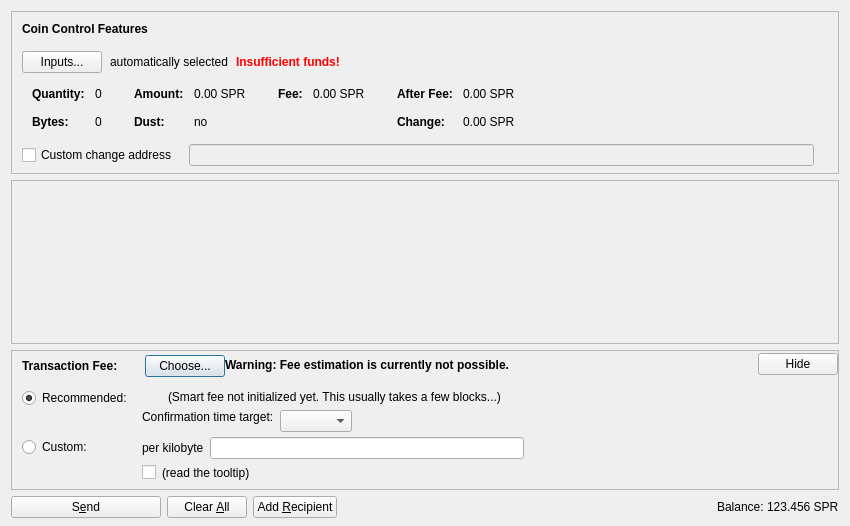
<?xml version="1.0" encoding="UTF-8"?>
<ui version="4.0">
 <class>SendCoinsDialog</class>
 <widget class="QDialog" name="SendCoinsDialog">
  <property name="geometry">
   <rect>
    <x>0</x>
    <y>0</y>
    <width>850</width>
    <height>526</height>
   </rect>
  </property>
  <property name="windowTitle">
   <string>Send Coins</string>
  </property>
  <layout class="QVBoxLayout" name="verticalLayout" stretch="0,1,0,0">
   <property name="bottomMargin">
    <number>8</number>
   </property>
   <item>
    <widget class="QFrame" name="frameCoinControl">
     <property name="sizePolicy">
      <sizepolicy hsizetype="Expanding" vsizetype="Expanding">
       <horstretch>0</horstretch>
       <verstretch>0</verstretch>
      </sizepolicy>
     </property>
     <property name="maximumSize">
      <size>
       <width>16777215</width>
       <height>16777215</height>
      </size>
     </property>
     <property name="frameShape">
      <enum>QFrame::StyledPanel</enum>
     </property>
     <property name="frameShadow">
      <enum>QFrame::Sunken</enum>
     </property>
     <layout class="QVBoxLayout" name="verticalLayoutCoinControl2">
      <property name="spacing">
       <number>0</number>
      </property>
      <property name="leftMargin">
       <number>0</number>
      </property>
      <property name="topMargin">
       <number>0</number>
      </property>
      <property name="rightMargin">
       <number>0</number>
      </property>
      <property name="bottomMargin">
       <number>6</number>
      </property>
      <item>
       <layout class="QVBoxLayout" name="verticalLayoutCoinControl" stretch="0,0,0,0,1">
        <property name="spacing">
         <number>0</number>
        </property>
        <property name="leftMargin">
         <number>10</number>
        </property>
        <property name="topMargin">
         <number>10</number>
        </property>
        <item>
         <layout class="QHBoxLayout" name="horizontalLayoutCoinControl1">
          <property name="bottomMargin">
           <number>15</number>
          </property>
          <item>
           <widget class="QLabel" name="labelCoinControlFeatures">
            <property name="sizePolicy">
             <sizepolicy hsizetype="Preferred" vsizetype="Maximum">
              <horstretch>0</horstretch>
              <verstretch>0</verstretch>
             </sizepolicy>
            </property>
            <property name="font">
             <font>
              <weight>75</weight>
              <bold>true</bold>
             </font>
            </property>
            <property name="styleSheet">
             <string notr="true">font-weight:bold;</string>
            </property>
            <property name="text">
             <string>Coin Control Features</string>
            </property>
           </widget>
          </item>
         </layout>
        </item>
        <item>
         <layout class="QHBoxLayout" name="horizontalLayoutCoinControl2" stretch="0,0,0,0">
          <property name="spacing">
           <number>8</number>
          </property>
          <property name="bottomMargin">
           <number>10</number>
          </property>
          <item>
           <widget class="QPushButton" name="pushButtonCoinControl">
            <property name="styleSheet">
             <string notr="true"/>
            </property>
            <property name="text">
             <string>Inputs...</string>
            </property>
            <property name="autoDefault">
             <bool>false</bool>
            </property>
           </widget>
          </item>
          <item>
           <widget class="QLabel" name="labelCoinControlAutomaticallySelected">
            <property name="text">
             <string>automatically selected</string>
            </property>
            <property name="margin">
             <number>5</number>
            </property>
           </widget>
          </item>
          <item>
           <widget class="QLabel" name="labelCoinControlInsuffFunds">
            <property name="font">
             <font>
              <weight>75</weight>
              <bold>true</bold>
             </font>
            </property>
            <property name="styleSheet">
             <string notr="true">color:red;font-weight:bold;</string>
            </property>
            <property name="text">
             <string>Insufficient funds!</string>
            </property>
            <property name="margin">
             <number>5</number>
            </property>
           </widget>
          </item>
          <item>
           <spacer name="horizontalSpacerCoinControl">
            <property name="orientation">
             <enum>Qt::Horizontal</enum>
            </property>
            <property name="sizeHint" stdset="0">
             <size>
              <width>40</width>
              <height>1</height>
             </size>
            </property>
           </spacer>
          </item>
         </layout>
        </item>
        <item>
         <widget class="QWidget" name="widgetCoinControl" native="true">
          <property name="sizePolicy">
           <sizepolicy hsizetype="Preferred" vsizetype="Preferred">
            <horstretch>0</horstretch>
            <verstretch>0</verstretch>
           </sizepolicy>
          </property>
          <property name="minimumSize">
           <size>
            <width>0</width>
            <height>0</height>
           </size>
          </property>
          <property name="styleSheet">
           <string notr="true"/>
          </property>
          <layout class="QHBoxLayout" name="horizontalLayoutCoinControl5">
           <property name="leftMargin">
            <number>0</number>
           </property>
           <property name="topMargin">
            <number>0</number>
           </property>
           <property name="rightMargin">
            <number>0</number>
           </property>
           <property name="bottomMargin">
            <number>0</number>
           </property>
           <item>
            <layout class="QHBoxLayout" name="horizontalLayoutCoinControl3" stretch="0,0,0,1">
             <property name="spacing">
              <number>20</number>
             </property>
             <property name="topMargin">
              <number>0</number>
             </property>
             <property name="bottomMargin">
              <number>10</number>
             </property>
             <item>
              <layout class="QFormLayout" name="formLayoutCoinControl1">
               <property name="horizontalSpacing">
                <number>10</number>
               </property>
               <property name="verticalSpacing">
                <number>14</number>
               </property>
               <property name="leftMargin">
                <number>10</number>
               </property>
               <property name="topMargin">
                <number>4</number>
               </property>
               <property name="rightMargin">
                <number>6</number>
               </property>
               <item row="0" column="0">
                <widget class="QLabel" name="labelCoinControlQuantityText">
                 <property name="font">
                  <font>
                   <weight>75</weight>
                   <bold>true</bold>
                  </font>
                 </property>
                 <property name="text">
                  <string>Quantity:</string>
                 </property>
                 <property name="margin">
                  <number>0</number>
                 </property>
                </widget>
               </item>
               <item row="0" column="1">
                <widget class="QLabel" name="labelCoinControlQuantity">
                 <property name="cursor">
                  <cursorShape>IBeamCursor</cursorShape>
                 </property>
                 <property name="contextMenuPolicy">
                  <enum>Qt::ActionsContextMenu</enum>
                 </property>
                 <property name="text">
                  <string notr="true">0</string>
                 </property>
                 <property name="margin">
                  <number>0</number>
                 </property>
                 <property name="textInteractionFlags">
                  <set>Qt::LinksAccessibleByMouse|Qt::TextSelectableByKeyboard|Qt::TextSelectableByMouse</set>
                 </property>
                </widget>
               </item>
               <item row="1" column="0">
                <widget class="QLabel" name="labelCoinControlBytesText">
                 <property name="font">
                  <font>
                   <weight>75</weight>
                   <bold>true</bold>
                  </font>
                 </property>
                 <property name="text">
                  <string>Bytes:</string>
                 </property>
                </widget>
               </item>
               <item row="1" column="1">
                <widget class="QLabel" name="labelCoinControlBytes">
                 <property name="cursor">
                  <cursorShape>IBeamCursor</cursorShape>
                 </property>
                 <property name="contextMenuPolicy">
                  <enum>Qt::ActionsContextMenu</enum>
                 </property>
                 <property name="text">
                  <string notr="true">0</string>
                 </property>
                 <property name="textInteractionFlags">
                  <set>Qt::LinksAccessibleByMouse|Qt::TextSelectableByKeyboard|Qt::TextSelectableByMouse</set>
                 </property>
                </widget>
               </item>
              </layout>
             </item>
             <item>
              <layout class="QFormLayout" name="formLayoutCoinControl2">
               <property name="horizontalSpacing">
                <number>10</number>
               </property>
               <property name="verticalSpacing">
                <number>14</number>
               </property>
               <property name="leftMargin">
                <number>6</number>
               </property>
               <property name="topMargin">
                <number>4</number>
               </property>
               <property name="rightMargin">
                <number>6</number>
               </property>
               <item row="0" column="0">
                <widget class="QLabel" name="labelCoinControlAmountText">
                 <property name="font">
                  <font>
                   <weight>75</weight>
                   <bold>true</bold>
                  </font>
                 </property>
                 <property name="text">
                  <string>Amount:</string>
                 </property>
                 <property name="margin">
                  <number>0</number>
                 </property>
                </widget>
               </item>
               <item row="0" column="1">
                <widget class="QLabel" name="labelCoinControlAmount">
                 <property name="cursor">
                  <cursorShape>IBeamCursor</cursorShape>
                 </property>
                 <property name="contextMenuPolicy">
                  <enum>Qt::ActionsContextMenu</enum>
                 </property>
                 <property name="text">
                  <string notr="true">0.00 SPR</string>
                 </property>
                 <property name="textInteractionFlags">
                  <set>Qt::LinksAccessibleByMouse|Qt::TextSelectableByKeyboard|Qt::TextSelectableByMouse</set>
                 </property>
                </widget>
               </item>
               <item row="1" column="0">
                <widget class="QLabel" name="labelCoinControlLowOutputText">
                 <property name="font">
                  <font>
                   <weight>75</weight>
                   <bold>true</bold>
                  </font>
                 </property>
                 <property name="text">
                  <string>Dust:</string>
                 </property>
                </widget>
               </item>
               <item row="1" column="1">
                <widget class="QLabel" name="labelCoinControlLowOutput">
                 <property name="cursor">
                  <cursorShape>IBeamCursor</cursorShape>
                 </property>
                 <property name="contextMenuPolicy">
                  <enum>Qt::ActionsContextMenu</enum>
                 </property>
                 <property name="text">
                  <string notr="true">no</string>
                 </property>
                 <property name="textInteractionFlags">
                  <set>Qt::LinksAccessibleByMouse|Qt::TextSelectableByKeyboard|Qt::TextSelectableByMouse</set>
                 </property>
                </widget>
               </item>
              </layout>
             </item>
             <item>
              <layout class="QFormLayout" name="formLayoutCoinControl3">
               <property name="horizontalSpacing">
                <number>10</number>
               </property>
               <property name="verticalSpacing">
                <number>14</number>
               </property>
               <property name="leftMargin">
                <number>6</number>
               </property>
               <property name="topMargin">
                <number>4</number>
               </property>
               <property name="rightMargin">
                <number>6</number>
               </property>
               <item row="0" column="0">
                <widget class="QLabel" name="labelCoinControlFeeText">
                 <property name="font">
                  <font>
                   <weight>75</weight>
                   <bold>true</bold>
                  </font>
                 </property>
                 <property name="text">
                  <string>Fee:</string>
                 </property>
                 <property name="margin">
                  <number>0</number>
                 </property>
                </widget>
               </item>
               <item row="0" column="1">
                <widget class="QLabel" name="labelCoinControlFee">
                 <property name="cursor">
                  <cursorShape>IBeamCursor</cursorShape>
                 </property>
                 <property name="contextMenuPolicy">
                  <enum>Qt::ActionsContextMenu</enum>
                 </property>
                 <property name="text">
                  <string notr="true">0.00 SPR</string>
                 </property>
                 <property name="textInteractionFlags">
                  <set>Qt::LinksAccessibleByMouse|Qt::TextSelectableByKeyboard|Qt::TextSelectableByMouse</set>
                 </property>
                </widget>
               </item>
              </layout>
             </item>
             <item>
              <layout class="QFormLayout" name="formLayoutCoinControl4">
               <property name="horizontalSpacing">
                <number>10</number>
               </property>
               <property name="verticalSpacing">
                <number>14</number>
               </property>
               <property name="leftMargin">
                <number>6</number>
               </property>
               <property name="topMargin">
                <number>4</number>
               </property>
               <property name="rightMargin">
                <number>6</number>
               </property>
               <item row="0" column="0">
                <widget class="QLabel" name="labelCoinControlAfterFeeText">
                 <property name="font">
                  <font>
                   <weight>75</weight>
                   <bold>true</bold>
                  </font>
                 </property>
                 <property name="text">
                  <string>After Fee:</string>
                 </property>
                 <property name="margin">
                  <number>0</number>
                 </property>
                </widget>
               </item>
               <item row="0" column="1">
                <widget class="QLabel" name="labelCoinControlAfterFee">
                 <property name="cursor">
                  <cursorShape>IBeamCursor</cursorShape>
                 </property>
                 <property name="contextMenuPolicy">
                  <enum>Qt::ActionsContextMenu</enum>
                 </property>
                 <property name="text">
                  <string notr="true">0.00 SPR</string>
                 </property>
                 <property name="textInteractionFlags">
                  <set>Qt::LinksAccessibleByMouse|Qt::TextSelectableByKeyboard|Qt::TextSelectableByMouse</set>
                 </property>
                </widget>
               </item>
               <item row="1" column="0">
                <widget class="QLabel" name="labelCoinControlChangeText">
                 <property name="font">
                  <font>
                   <weight>75</weight>
                   <bold>true</bold>
                  </font>
                 </property>
                 <property name="text">
                  <string>Change:</string>
                 </property>
                </widget>
               </item>
               <item row="1" column="1">
                <widget class="QLabel" name="labelCoinControlChange">
                 <property name="cursor">
                  <cursorShape>IBeamCursor</cursorShape>
                 </property>
                 <property name="contextMenuPolicy">
                  <enum>Qt::ActionsContextMenu</enum>
                 </property>
                 <property name="text">
                  <string notr="true">0.00 SPR</string>
                 </property>
                 <property name="textInteractionFlags">
                  <set>Qt::LinksAccessibleByMouse|Qt::TextSelectableByKeyboard|Qt::TextSelectableByMouse</set>
                 </property>
                </widget>
               </item>
              </layout>
             </item>
            </layout>
           </item>
          </layout>
         </widget>
        </item>
        <item>
         <layout class="QHBoxLayout" name="horizontalLayoutCoinControl4" stretch="0,0,0">
          <property name="spacing">
           <number>12</number>
          </property>
          <property name="sizeConstraint">
           <enum>QLayout::SetDefaultConstraint</enum>
          </property>
          <property name="topMargin">
           <number>5</number>
          </property>
          <property name="rightMargin">
           <number>5</number>
          </property>
          <item>
           <widget class="QCheckBox" name="checkBoxCoinControlChange">
            <property name="toolTip">
             <string>If this is activated, but the change address is empty or invalid, change will be sent to a newly generated address.</string>
            </property>
            <property name="text">
             <string>Custom change address</string>
            </property>
           </widget>
          </item>
          <item>
           <widget class="QValidatedLineEdit" name="lineEditCoinControlChange">
            <property name="enabled">
             <bool>false</bool>
            </property>
            <property name="sizePolicy">
             <sizepolicy hsizetype="Expanding" vsizetype="Fixed">
              <horstretch>0</horstretch>
              <verstretch>0</verstretch>
             </sizepolicy>
            </property>
           </widget>
          </item>
          <item>
           <widget class="QLabel" name="labelCoinControlChangeLabel">
            <property name="sizePolicy">
             <sizepolicy hsizetype="Preferred" vsizetype="Expanding">
              <horstretch>0</horstretch>
              <verstretch>0</verstretch>
             </sizepolicy>
            </property>
            <property name="minimumSize">
             <size>
              <width>0</width>
              <height>0</height>
             </size>
            </property>
            <property name="text">
             <string/>
            </property>
            <property name="margin">
             <number>3</number>
            </property>
           </widget>
          </item>
         </layout>
        </item>
        <item>
         <spacer name="verticalSpacerCoinControl">
          <property name="orientation">
           <enum>Qt::Vertical</enum>
          </property>
          <property name="sizeHint" stdset="0">
           <size>
            <width>800</width>
            <height>1</height>
           </size>
          </property>
         </spacer>
        </item>
       </layout>
      </item>
     </layout>
    </widget>
   </item>
   <item>
    <widget class="QScrollArea" name="scrollArea">
     <property name="widgetResizable">
      <bool>true</bool>
     </property>
     <widget class="QWidget" name="scrollAreaWidgetContents">
      <property name="geometry">
       <rect>
        <x>0</x>
        <y>0</y>
        <width>830</width>
        <height>104</height>
       </rect>
      </property>
      <layout class="QVBoxLayout" name="verticalLayout_2" stretch="0,1">
       <property name="leftMargin">
        <number>0</number>
       </property>
       <property name="topMargin">
        <number>0</number>
       </property>
       <property name="rightMargin">
        <number>0</number>
       </property>
       <property name="bottomMargin">
        <number>0</number>
       </property>
       <item>
        <layout class="QVBoxLayout" name="entries">
         <property name="spacing">
          <number>6</number>
         </property>
        </layout>
       </item>
       <item>
        <spacer name="verticalSpacer">
         <property name="orientation">
          <enum>Qt::Vertical</enum>
         </property>
         <property name="sizeHint" stdset="0">
          <size>
           <width>20</width>
           <height>40</height>
          </size>
         </property>
        </spacer>
       </item>
      </layout>
     </widget>
    </widget>
   </item>
   <item>
    <widget class="QFrame" name="frameFee">
     <property name="sizePolicy">
      <sizepolicy hsizetype="Expanding" vsizetype="Expanding">
       <horstretch>0</horstretch>
       <verstretch>0</verstretch>
      </sizepolicy>
     </property>
     <property name="maximumSize">
      <size>
       <width>16777215</width>
       <height>16777215</height>
      </size>
     </property>
     <property name="frameShape">
      <enum>QFrame::StyledPanel</enum>
     </property>
     <property name="frameShadow">
      <enum>QFrame::Sunken</enum>
     </property>
     <layout class="QVBoxLayout" name="verticalLayoutFee1">
      <property name="spacing">
       <number>0</number>
      </property>
      <property name="leftMargin">
       <number>0</number>
      </property>
      <property name="topMargin">
       <number>0</number>
      </property>
      <property name="rightMargin">
       <number>0</number>
      </property>
      <property name="bottomMargin">
       <number>0</number>
      </property>
      <item>
       <layout class="QVBoxLayout" name="verticalLayoutFee2" stretch="0,0,0">
        <property name="spacing">
         <number>0</number>
        </property>
        <property name="leftMargin">
         <number>10</number>
        </property>
        <property name="topMargin">
         <number>0</number>
        </property>
        <item>
         <layout class="QHBoxLayout" name="horizontalLayoutFee1">
          <property name="bottomMargin">
           <number>0</number>
          </property>
          <item>
           <layout class="QVBoxLayout" name="verticalLayoutFee7">
            <property name="spacing">
             <number>0</number>
            </property>
            <item>
             <spacer name="verticalSpacerSmartFee">
              <property name="orientation">
               <enum>Qt::Vertical</enum>
              </property>
              <property name="sizeType">
               <enum>QSizePolicy::Fixed</enum>
              </property>
              <property name="sizeHint" stdset="0">
               <size>
                <width>1</width>
                <height>4</height>
               </size>
              </property>
             </spacer>
            </item>
            <item>
             <layout class="QHBoxLayout" name="horizontalLayoutSmartFee">
              <property name="spacing">
               <number>10</number>
              </property>
              <item>
               <widget class="QLabel" name="labelFeeHeadline">
                <property name="sizePolicy">
                 <sizepolicy hsizetype="Preferred" vsizetype="Maximum">
                  <horstretch>0</horstretch>
                  <verstretch>0</verstretch>
                 </sizepolicy>
                </property>
                <property name="font">
                 <font>
                  <weight>75</weight>
                  <bold>true</bold>
                 </font>
                </property>
                <property name="styleSheet">
                 <string notr="true">font-weight:bold;</string>
                </property>
                <property name="text">
                 <string>Transaction Fee:</string>
                </property>
               </widget>
              </item>
              <item>
               <widget class="QLabel" name="labelFeeMinimized">
                <property name="text">
                 <string/>
                </property>
               </widget>
              </item>
              <item>
               <widget class="QPushButton" name="buttonChooseFee">
                <property name="text">
                 <string>Choose...</string>
                </property>
               </widget>
              </item>
             </layout>
            </item>
            <item>
             <spacer name="verticalSpacer_5">
              <property name="orientation">
               <enum>Qt::Vertical</enum>
              </property>
              <property name="sizeHint" stdset="0">
               <size>
                <width>1</width>
                <height>1</height>
               </size>
              </property>
             </spacer>
            </item>
           </layout>
          </item>
          <item>
           <widget class="QLabel" name="fallbackFeeWarningLabel">
            <property name="toolTip">
             <string>Using the fallbackfee can result in sending a transaction that will take several hours or days (or never) to confirm. Consider choosing your fee manually or wait until you have validated the complete chain.</string>
            </property>
            <property name="font">
            <font>
                <weight>75</weight>
                <bold>true</bold>
            </font>
            </property>
            <property name="text">
             <string>Warning: Fee estimation is currently not possible.</string>
            </property>
            <property name="wordWrap">
             <bool>false</bool>
            </property>
           </widget>
          </item>
          <item>
           <spacer name="horizontalSpacer_4">
            <property name="orientation">
             <enum>Qt::Horizontal</enum>
            </property>
            <property name="sizeType">
             <enum>QSizePolicy::MinimumExpanding</enum>
            </property>
            <property name="sizeHint" stdset="0">
             <size>
              <width>40</width>
              <height>20</height>
             </size>
            </property>
           </spacer>
          </item>
          <item>
           <widget class="QPushButton" name="buttonMinimizeFee">
            <property name="toolTip">
             <string>collapse fee-settings</string>
            </property>
            <property name="text">
             <string>Hide</string>
            </property>
           </widget>
          </item>
         </layout>
        </item>
        <item>
         <widget class="QFrame" name="frameFeeSelection">
          <layout class="QVBoxLayout" name="verticalLayoutFee12">
           <property name="spacing">
            <number>0</number>
           </property>
           <property name="leftMargin">
            <number>0</number>
           </property>
           <property name="topMargin">
            <number>0</number>
           </property>
           <property name="rightMargin">
            <number>0</number>
           </property>
           <property name="bottomMargin">
            <number>0</number>
           </property>
           <item>
            <layout class="QGridLayout" name="gridLayoutFee">
             <property name="topMargin">
              <number>10</number>
             </property>
             <property name="bottomMargin">
              <number>4</number>
             </property>
             <property name="horizontalSpacing">
              <number>10</number>
             </property>
             <property name="verticalSpacing">
              <number>4</number>
             </property>
             <item row="1" column="1">
              <layout class="QVBoxLayout" name="verticalLayoutFee8">
               <property name="spacing">
                <number>6</number>
               </property>
               <item>
                <layout class="QHBoxLayout" name="horizontalLayoutFee13">
                 <item>
                  <widget class="QLabel" name="labelCustomPerKilobyte">
                   <property name="toolTip">
                    <string>Specify a custom fee per kB (1,000 bytes) of the transaction's virtual size.

Note:  Since the fee is calculated on a per-byte basis, a fee of "100 satoshis per kB" for a transaction size of 500 bytes (half of 1 kB) would ultimately yield a fee of only 50 satoshis.</string>
                   </property>
                   <property name="text">
                    <string>per kilobyte</string>
                   </property>
                  </widget>
                 </item>
                 <item>
                  <widget class="BitcoinAmountField" name="customFee"/>
                 </item>
                 <item>
                  <spacer name="horizontalSpacer_6">
                   <property name="orientation">
                    <enum>Qt::Horizontal</enum>
                   </property>
                   <property name="sizeHint" stdset="0">
                    <size>
                     <width>1</width>
                     <height>1</height>
                    </size>
                   </property>
                  </spacer>
                 </item>
                </layout>
               </item>
               <item>
                <layout class="QHBoxLayout" name="horizontalLayoutFee8">
                 <item>
                  <widget class="QCheckBox" name="checkBoxMinimumFee">
                   <property name="toolTip">
                    <string>Paying only the minimum fee is just fine as long as there is less transaction volume than space in the blocks. But be aware that this can end up in a never confirming transaction once there is more demand for spore transactions than the network can process.</string>
                   </property>
                   <property name="text">
                    <string/>
                   </property>
                  </widget>
                 </item>
                 <item>
                  <widget class="QLabel" name="labelMinFeeWarning">
                   <property name="enabled">
                    <bool>true</bool>
                   </property>
                   <property name="toolTip">
                    <string>Paying only the minimum fee is just fine as long as there is less transaction volume than space in the blocks. But be aware that this can end up in a never confirming transaction once there is more demand for spore transactions than the network can process.</string>
                   </property>
                   <property name="text">
                    <string>(read the tooltip)</string>
                   </property>
                   <property name="margin">
                    <number>5</number>
                   </property>
                  </widget>
                 </item>
                 <item>
                  <spacer name="horizontalSpacer_2">
                   <property name="orientation">
                    <enum>Qt::Horizontal</enum>
                   </property>
                   <property name="sizeHint" stdset="0">
                    <size>
                     <width>1</width>
                     <height>1</height>
                    </size>
                   </property>
                  </spacer>
                 </item>
                </layout>
               </item>
              </layout>
             </item>
             <item row="0" column="0">
              <layout class="QVBoxLayout" name="verticalLayoutFee4" stretch="0,1">
               <item>
                <widget class="QRadioButton" name="radioSmartFee">
                 <property name="text">
                  <string>Recommended:</string>
                 </property>
                 <property name="checked">
                  <bool>true</bool>
                 </property>
                 <attribute name="buttonGroup">
                  <string notr="true">groupFee</string>
                 </attribute>
                </widget>
               </item>
               <item>
                <spacer name="verticalSpacer_2">
                 <property name="orientation">
                  <enum>Qt::Vertical</enum>
                 </property>
                 <property name="sizeHint" stdset="0">
                  <size>
                   <width>1</width>
                   <height>1</height>
                  </size>
                 </property>
                </spacer>
               </item>
              </layout>
             </item>
             <item row="1" column="0">
              <layout class="QVBoxLayout" name="verticalLayoutFee9" stretch="0,1">
               <item>
                <widget class="QRadioButton" name="radioCustomFee">
                 <property name="text">
                  <string>Custom:</string>
                 </property>
                 <attribute name="buttonGroup">
                  <string notr="true">groupFee</string>
                 </attribute>
                </widget>
               </item>
               <item>
                <spacer name="verticalSpacer_6">
                 <property name="orientation">
                  <enum>Qt::Vertical</enum>
                 </property>
                 <property name="sizeHint" stdset="0">
                  <size>
                   <width>1</width>
                   <height>1</height>
                  </size>
                 </property>
                </spacer>
               </item>
              </layout>
             </item>
             <item row="0" column="1">
              <layout class="QVBoxLayout" name="verticalLayoutFee3" stretch="0,0,1">
               <property name="spacing">
                <number>6</number>
               </property>
               <property name="topMargin">
                <number>2</number>
               </property>
               <item>
                <layout class="QHBoxLayout" name="horizontalLayoutFee12">
                 <item>
                  <widget class="QLabel" name="labelSmartFee">
                   <property name="text">
                    <string/>
                   </property>
                   <property name="margin">
                    <number>2</number>
                   </property>
                  </widget>
                 </item>
                 <item>
                  <widget class="QLabel" name="labelFeeEstimation">
                   <property name="text">
                    <string/>
                   </property>
                  </widget>
                 </item>
                 <item>
                  <widget class="QLabel" name="labelSmartFee2">
                   <property name="text">
                    <string>(Smart fee not initialized yet. This usually takes a few blocks...)</string>
                   </property>
                   <property name="margin">
                    <number>2</number>
                   </property>
                  </widget>
                 </item>
                 <item>
                  <spacer name="horizontalSpacer_5">
                   <property name="orientation">
                    <enum>Qt::Horizontal</enum>
                   </property>
                   <property name="sizeHint" stdset="0">
                    <size>
                     <width>1</width>
                     <height>1</height>
                    </size>
                   </property>
                  </spacer>
                 </item>
                </layout>
               </item>
               <item>
                <layout class="QHBoxLayout" name="horizontalLayoutFee9">
                 <item>
                  <layout class="QVBoxLayout" name="verticalLayoutFee6">
                   <item>
                    <widget class="QLabel" name="labelSmartFee3">
                     <property name="text">
                      <string>Confirmation time target:</string>
                     </property>
                     <property name="margin">
                      <number>2</number>
                     </property>
                    </widget>
                   </item>
                   <item>
                    <spacer name="verticalSpacer_3">
                     <property name="orientation">
                      <enum>Qt::Vertical</enum>
                     </property>
                     <property name="sizeHint" stdset="0">
                      <size>
                       <width>1</width>
                       <height>1</height>
                      </size>
                     </property>
                    </spacer>
                   </item>
                  </layout>
                 </item>
                 <item>
                  <layout class="QVBoxLayout" name="verticalLayoutFee5">
                   <property name="rightMargin">
                    <number>30</number>
                   </property>
                   <item>
                    <layout class="QHBoxLayout" name="horizontalLayoutConfTarget">
                     <property name="bottomMargin">
                      <number>0</number>
                     </property>
                     <item>
                      <widget class="QComboBox" name="confTargetSelector"/>
                     </item>
                     <item>
                      <spacer name="horizontalSpacerConfTarget">
                       <property name="orientation">
                        <enum>Qt::Horizontal</enum>
                       </property>
                       <property name="sizeHint" stdset="0">
                        <size>
                         <width>40</width>
                         <height>20</height>
                        </size>
                       </property>
                      </spacer>
                     </item>
                    </layout>
                   </item>
                  </layout>
                 </item>
                </layout>
               </item>
               <item>
                <spacer name="verticalSpacer_4">
                 <property name="orientation">
                  <enum>Qt::Vertical</enum>
                 </property>
                 <property name="sizeHint" stdset="0">
                  <size>
                   <width>1</width>
                   <height>1</height>
                  </size>
                 </property>
                </spacer>
               </item>
              </layout>
             </item>
            </layout>
           </item>
          </layout>
         </widget>
        </item>
        <item>
         <spacer name="verticalSpacerFee">
          <property name="orientation">
           <enum>Qt::Vertical</enum>
          </property>
          <property name="sizeHint" stdset="0">
           <size>
            <width>40</width>
            <height>5</height>
           </size>
          </property>
         </spacer>
        </item>
       </layout>
      </item>
     </layout>
    </widget>
   </item>
   <item>
    <layout class="QHBoxLayout" name="horizontalLayout">
     <item>
      <widget class="QPushButton" name="sendButton">
       <property name="minimumSize">
        <size>
         <width>150</width>
         <height>0</height>
        </size>
       </property>
       <property name="toolTip">
        <string>Confirm the send action</string>
       </property>
       <property name="text">
        <string>S&amp;end</string>
       </property>
       <property name="icon">
        <iconset resource="../bitcoin.qrc">
         <normaloff>:/icons/send</normaloff>:/icons/send</iconset>
       </property>
       <property name="autoDefault">
        <bool>false</bool>
       </property>
       <property name="default">
        <bool>false</bool>
       </property>
      </widget>
     </item>
     <item>
      <widget class="QPushButton" name="clearButton">
       <property name="sizePolicy">
        <sizepolicy hsizetype="Minimum" vsizetype="Fixed">
         <horstretch>0</horstretch>
         <verstretch>0</verstretch>
        </sizepolicy>
       </property>
       <property name="toolTip">
        <string>Clear all fields of the form.</string>
       </property>
       <property name="text">
        <string>Clear &amp;All</string>
       </property>
       <property name="icon">
        <iconset resource="../bitcoin.qrc">
         <normaloff>:/icons/remove</normaloff>:/icons/remove</iconset>
       </property>
       <property name="autoDefault">
        <bool>false</bool>
       </property>
      </widget>
     </item>
     <item>
      <widget class="QPushButton" name="addButton">
       <property name="toolTip">
        <string>Send to multiple recipients at once</string>
       </property>
       <property name="text">
        <string>Add &amp;Recipient</string>
       </property>
       <property name="icon">
        <iconset resource="../bitcoin.qrc">
         <normaloff>:/icons/add</normaloff>:/icons/add</iconset>
       </property>
       <property name="autoDefault">
        <bool>false</bool>
       </property>
      </widget>
     </item>
     <item>
      <spacer name="horizontalSpacer">
       <property name="orientation">
        <enum>Qt::Horizontal</enum>
       </property>
       <property name="sizeHint" stdset="0">
        <size>
         <width>40</width>
         <height>20</height>
        </size>
       </property>
      </spacer>
     </item>
     <item>
      <layout class="QHBoxLayout" name="horizontalLayout_2">
       <property name="spacing">
        <number>3</number>
       </property>
       <item>
        <widget class="QLabel" name="label">
         <property name="sizePolicy">
          <sizepolicy hsizetype="Preferred" vsizetype="Fixed">
           <horstretch>0</horstretch>
           <verstretch>0</verstretch>
          </sizepolicy>
         </property>
         <property name="text">
          <string>Balance:</string>
         </property>
        </widget>
       </item>
       <item>
        <widget class="QLabel" name="labelBalance">
         <property name="sizePolicy">
          <sizepolicy hsizetype="Preferred" vsizetype="Fixed">
           <horstretch>0</horstretch>
           <verstretch>0</verstretch>
          </sizepolicy>
         </property>
         <property name="cursor">
          <cursorShape>IBeamCursor</cursorShape>
         </property>
         <property name="text">
          <string notr="true">123.456 SPR</string>
         </property>
         <property name="textInteractionFlags">
          <set>Qt::LinksAccessibleByMouse|Qt::TextSelectableByKeyboard|Qt::TextSelectableByMouse</set>
         </property>
        </widget>
       </item>
      </layout>
     </item>
    </layout>
   </item>
  </layout>
 </widget>
 <customwidgets>
  <customwidget>
   <class>QValidatedLineEdit</class>
   <extends>QLineEdit</extends>
   <header>qt/qvalidatedlineedit.h</header>
  </customwidget>
  <customwidget>
   <class>BitcoinAmountField</class>
   <extends>QLineEdit</extends>
   <header>qt/bitcoinamountfield.h</header>
   <container>1</container>
  </customwidget>
 </customwidgets>
 <resources>
  <include location="../bitcoin.qrc"/>
 </resources>
 <connections/>
 <buttongroups>
  <buttongroup name="groupFee"/>
 </buttongroups>
</ui>
